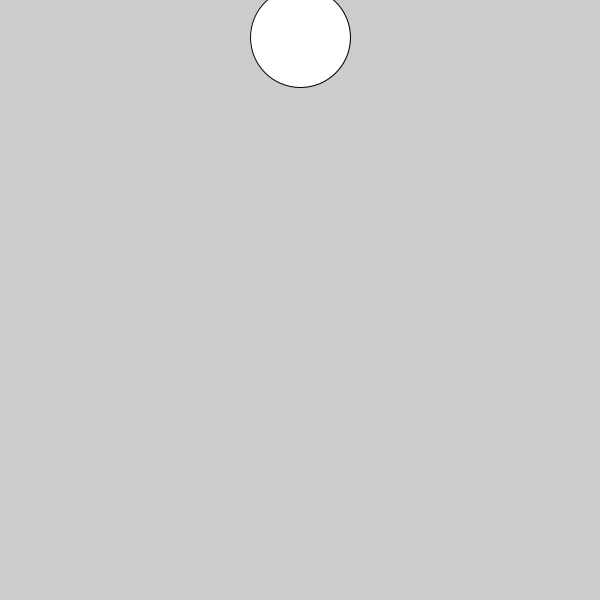
Frame 1 (no input)
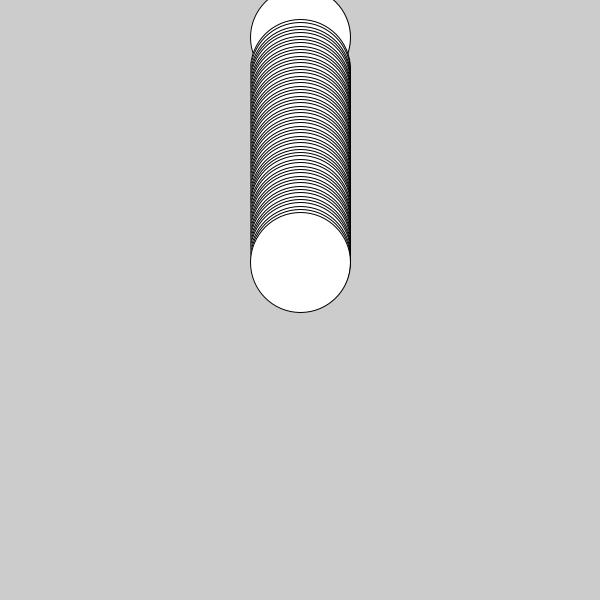
Frame 60 (the mouse pressed at the canvas centre just before this capture)
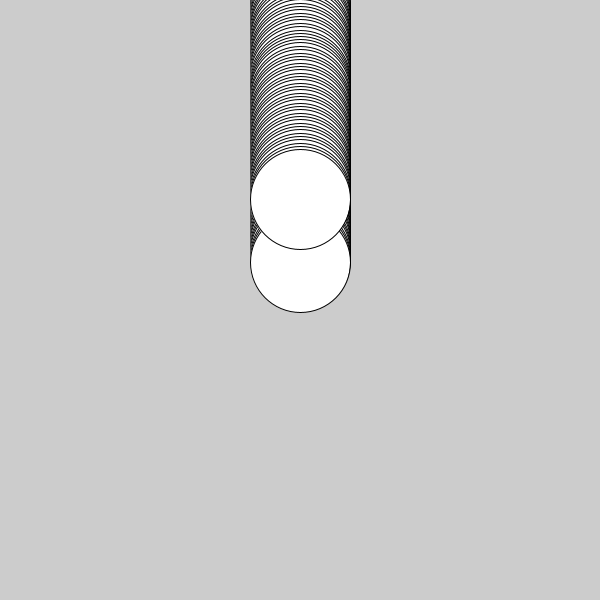
Frame 120 (the mouse held since frame 60 and released just before this capture)

The Processing sketch that drew these frames (run headless with seeded random() and noise(); from frame 60 on, the mouse is pressed at the canvas centre):

// Processing sketch: C1W4_time
// ── C1W4_time.pde
int time =3000;

void setup(){
  size (600,600);
}


void draw(){
  println(minute());
  if(millis()<time){
    float diff = time - millis();
    ellipse(width/2, map(diff, 0,3000, height,0), 100,100);
  }else{
    background (0);
    
  }
  }
 


void mousePressed(){
time = millis()+3000;

}
